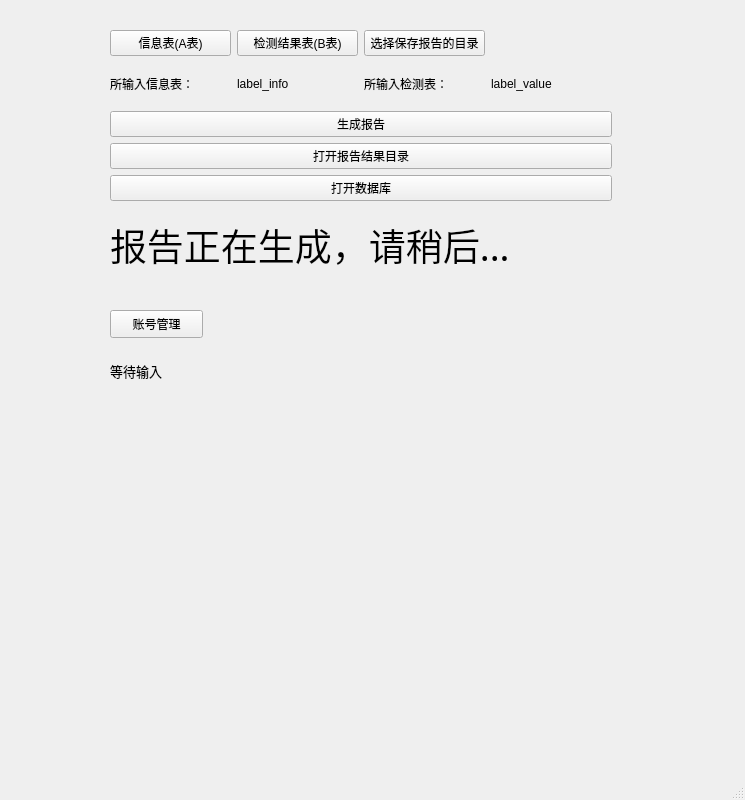
<?xml version="1.0" encoding="UTF-8"?>
<ui version="4.0">
 <class>MainWindow</class>
 <widget class="QMainWindow" name="MainWindow">
  <property name="geometry">
   <rect>
    <x>0</x>
    <y>0</y>
    <width>745</width>
    <height>800</height>
   </rect>
  </property>
  <property name="minimumSize">
   <size>
    <width>600</width>
    <height>437</height>
   </size>
  </property>
  <property name="maximumSize">
   <size>
    <width>800</width>
    <height>16777215</height>
   </size>
  </property>
  <property name="windowTitle">
   <string>泌尿系结石代谢评估及风险预测软件</string>
  </property>
  <property name="windowIcon">
   <iconset>
    <normaloff>images/logo.png</normaloff>images/logo.png</iconset>
  </property>
  <widget class="QWidget" name="centralwidget">
   <widget class="QWidget" name="verticalLayoutWidget">
    <property name="geometry">
     <rect>
      <x>110</x>
      <y>30</y>
      <width>502</width>
      <height>252</height>
     </rect>
    </property>
    <layout class="QVBoxLayout" name="verticalLayout">
     <item>
      <layout class="QGridLayout" name="gridLayout">
       <item row="1" column="0">
        <widget class="QLabel" name="label_2">
         <property name="text">
          <string>所输入信息表：</string>
         </property>
        </widget>
       </item>
       <item row="1" column="2">
        <widget class="QLabel" name="label_3">
         <property name="text">
          <string>所输入检测表：</string>
         </property>
        </widget>
       </item>
       <item row="0" column="0">
        <widget class="QPushButton" name="btnOpenInfo">
         <property name="text">
          <string>信息表(A表)</string>
         </property>
        </widget>
       </item>
       <item row="1" column="1">
        <widget class="QLabel" name="label_info">
         <property name="text">
          <string>label_info</string>
         </property>
        </widget>
       </item>
       <item row="1" column="3">
        <widget class="QLabel" name="label_value">
         <property name="text">
          <string>label_value</string>
         </property>
        </widget>
       </item>
       <item row="0" column="1">
        <widget class="QPushButton" name="btnOpenValue">
         <property name="text">
          <string>检测结果表(B表)</string>
         </property>
        </widget>
       </item>
       <item row="0" column="2">
        <widget class="QPushButton" name="btnSavetReport">
         <property name="text">
          <string>选择保存报告的目录</string>
         </property>
        </widget>
       </item>
      </layout>
     </item>
     <item>
      <widget class="QPushButton" name="btnGenerateReport">
       <property name="text">
        <string>生成报告</string>
       </property>
      </widget>
     </item>
     <item>
      <widget class="QPushButton" name="btnReport">
       <property name="enabled">
        <bool>true</bool>
       </property>
       <property name="text">
        <string>打开报告结果目录</string>
       </property>
      </widget>
     </item>
     <item>
      <widget class="QPushButton" name="btnShowPatientInfo">
       <property name="text">
        <string>打开数据库</string>
       </property>
      </widget>
     </item>
     <item>
      <widget class="QLabel" name="lbl_report_status">
       <property name="font">
        <font>
         <family>Adobe Devanagari</family>
         <pointsize>28</pointsize>
        </font>
       </property>
       <property name="text">
        <string>报告正在生成，请稍后...</string>
       </property>
      </widget>
     </item>
    </layout>
   </widget>
   <widget class="QPushButton" name="btnTestReport">
    <property name="geometry">
     <rect>
      <x>110</x>
      <y>310</y>
      <width>93</width>
      <height>28</height>
     </rect>
    </property>
    <property name="text">
     <string>账号管理</string>
    </property>
   </widget>
   <widget class="QLabel" name="lbl_finish">
    <property name="geometry">
     <rect>
      <x>110</x>
      <y>350</y>
      <width>401</width>
      <height>41</height>
     </rect>
    </property>
    <property name="font">
     <font>
      <pointsize>10</pointsize>
     </font>
    </property>
    <property name="text">
     <string>等待输入</string>
    </property>
    <property name="wordWrap">
     <bool>true</bool>
    </property>
   </widget>
  </widget>
  <widget class="QMenuBar" name="menubar">
   <property name="geometry">
    <rect>
     <x>0</x>
     <y>0</y>
     <width>745</width>
     <height>26</height>
    </rect>
   </property>
  </widget>
  <widget class="QStatusBar" name="statusbar">
   <property name="sizeGripEnabled">
    <bool>true</bool>
   </property>
  </widget>
 </widget>
 <resources/>
 <connections/>
</ui>
